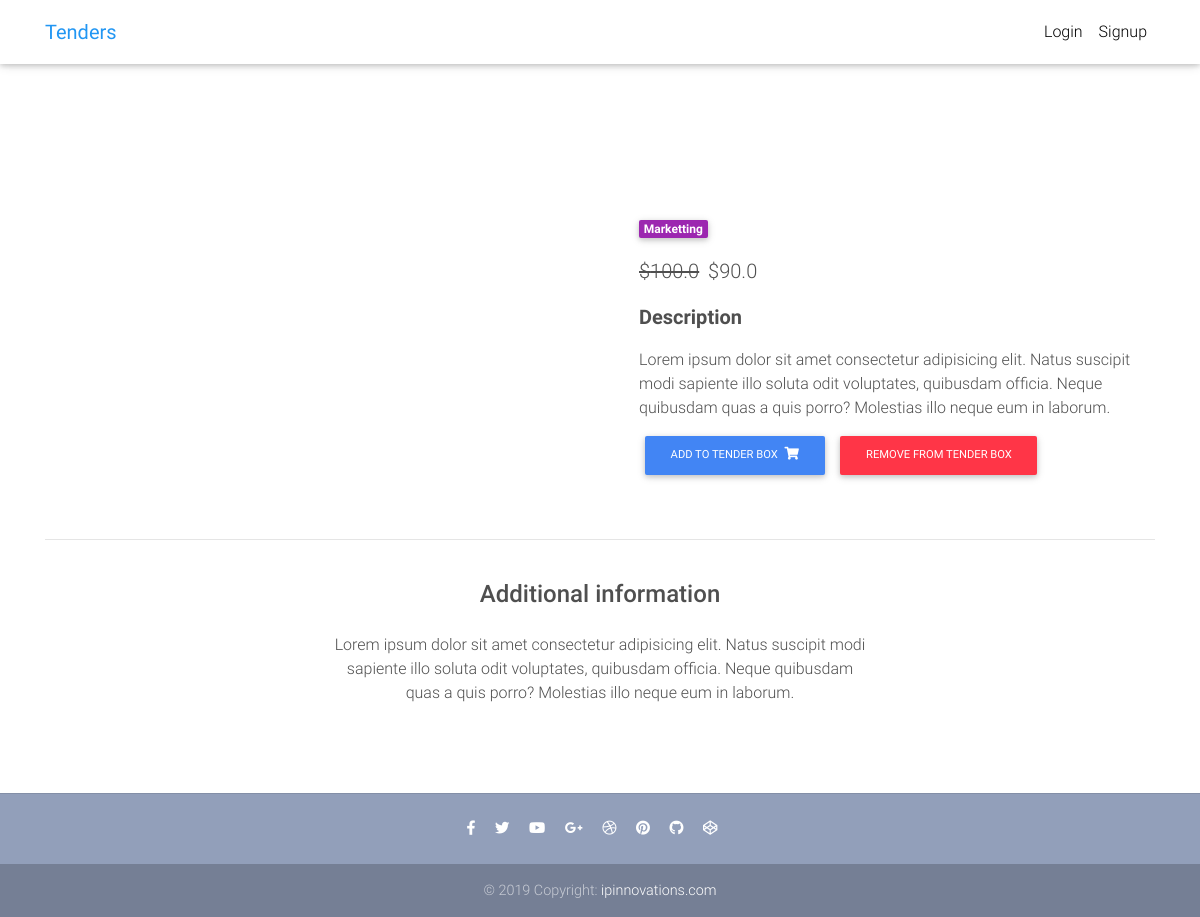
The page /product/tendertest/ on the database its author committed.
### core/models.py (models this page shows, shortened)
class Item(models.Model):
    title = models.CharField(max_length=100)
    price = models.FloatField()
    discount_price = models.FloatField(blank=True, null=True)
    category = models.CharField(choices=CATEGORY_CHOICES, max_length=2)
    label = models.CharField(choices=LABEL_CHOICES, max_length=1)
    slug = models.SlugField()
    description = models.TextField()
    image = models.ImageField()
    def get_add_to_cart_url(self):
        return reverse("core:add-to-cart", kwargs={
            'slug': self.slug
        })
    def get_remove_from_cart_url(self):
        return reverse("core:remove-from-cart", kwargs={
            'slug': self.slug
        })

### core/views.py (the view)
# urls.py: path('product/<slug>/', ItemDetailView.as_view(), name='product'),
class ItemDetailView(DetailView):
    model = Item
    template_name = "product.html"

### templates/product.html (shortened to what this page needs)
{% extends "base.html" %} {% block content %}
<main class="mt-5 pt-4">
  <div class="container dark-grey-text mt-5">
    <div class="row wow fadeIn">
      <div class="col-md-6 mb-4">
      </div>
      <div class="col-md-6 mb-4">
        <div class="p-4">
          <div class="mb-3">
            <a href="">
              <span class="badge purple mr-1"
                >{{ object.get_category_display }}</span
              >
            </a>
          </div>
          <p class="lead">
            {% if object.discount_price %}
            <span class="mr-1">
              <del>${{ object.price }}</del>
            </span>
            <span>${{ object.discount_price }}</span>
            {% else %}
            <span>${{ object.price }}</span>
            {% endif %}
          </p>
          <p class="lead font-weight-bold">Description</p>
          <p>{{ object.description }}</p>
          <a
            href="{{ object.get_add_to_cart_url }}"
            class="btn btn-primary btn-md my-0 p"
          >
            Add to tender box
            <i class="fas fa-shopping-cart ml-1"></i>
          </a>
          <a
            href="{{ object.get_remove_from_cart_url }}"
            class="btn btn-danger btn-md my-0 p"
          >
            Remove from Tender Box
          </a>
        </div>
      </div>
    </div>
    <hr />
    <div class="row d-flex justify-content-center wow fadeIn">
      <div class="col-md-6 text-center">
        <h4 class="my-4 h4">Additional information</h4>
        <p>
          Lorem ipsum dolor sit amet consectetur adipisicing elit. Natus
          suscipit modi sapiente illo soluta odit voluptates, quibusdam officia.
          Neque quibusdam quas a quis porro? Molestias illo neque eum in
          laborum.
        </p>
      </div>
    </div>
    <div class="row wow fadeIn">
      <div class="col-lg-4 col-md-12 mb-4">
      </div>
      <div class="col-lg-4 col-md-6 mb-4">
      </div>
      <div class="col-lg-4 col-md-6 mb-4">
      </div>
    </div>
  </div>
</main>
{% endblock content %}

### templates/base.html (shortened to what this page needs)
{% load static %}
<!DOCTYPE html>
<html lang="en">
<head>
  <link rel="stylesheet" href="https://use.fontawesome.com/releases/v5.8.1/css/all.css">
  <link href="{% static 'css/bootstrap.min.css' %}" rel="stylesheet">
  <link href="{% static 'css/mdb.min.css' %}" rel="stylesheet">
  <link href="{% static 'css/style.min.css' %}" rel="stylesheet">
</head>
{% include "navbar.html" %}
<body>
    <div class="mt-5 pt-4">
    </div>
    {% block content %}
    {% endblock content %}
    {% include "footer.html" %}
</body>
</html>

### templates/navbar.html (shortened to what this page needs)
{% load cart_template_tags %}
<nav
  class="navbar fixed-top navbar-expand-lg navbar-light white scrolling-navbar"
>
  <div class="container">
    <a class="navbar-brand waves-effect" href="/">
      <strong class="blue-text">Tenders</strong>
    </a>
    <div class="collapse navbar-collapse" id="navbarSupportedContent">
      <ul class="navbar-nav nav-flex-icons">
        {% if request.user.is_authenticated %}
        <li class="nav-item">
          <a
            href="{% url 'core:order-summary' %}"
            class="nav-link waves-effect"
          >
            <span class="badge red z-depth-1 mr-1">
              {{ request.user|cart_item_count }}
            </span>
            <i class="fas fa-shopping-cart"></i>
            <span class="clearfix d-none d-sm-inline-block">
              Tender Box
            </span>
          </a>
        </li>
        <li class="nav-item">
          <a class="nav-link waves-effect" href="{% url 'account_logout' %}">
            <span class="clearfix d-none d-sm-inline-block"> Logout </span>
          </a>
        </li>
        {% else %}
        <li class="nav-item">
          <a class="nav-link waves-effect" href="{% url 'account_login' %}">
            <span class="clearfix d-none d-sm-inline-block"> Login </span>
          </a>
        </li>
        <li class="nav-item">
          <a class="nav-link waves-effect" href="{% url 'account_signup' %}">
            <span class="clearfix d-none d-sm-inline-block"> Signup </span>
          </a>
        </li>
        {% endif %}
      </ul>
    </div>
  </div>
</nav>

### templates/footer.html
<footer class="page-footer text-center font-small mt-4 wow fadeIn">
    <hr class="my-4">
    <div class="pb-4">
      <a href="https://www.facebook.com/mdbootstrap" target="_blank">
        <i class="fab fa-facebook-f mr-3"></i>
      </a>
      <a href="https://twitter.com/MDBootstrap" target="_blank">
        <i class="fab fa-twitter mr-3"></i>
      </a>
      <a href="https://www.youtube.com/watch?v=7MUISDJ5ZZ4" target="_blank">
        <i class="fab fa-youtube mr-3"></i>
      </a>
      <a href="https://plus.google.com/u/0/b/107863090883699620484" target="_blank">
        <i class="fab fa-google-plus-g mr-3"></i>
      </a>
      <a href="https://dribbble.com/mdbootstrap" target="_blank">
        <i class="fab fa-dribbble mr-3"></i>
      </a>
      <a href="https://pinterest.com/mdbootstrap" target="_blank">
        <i class="fab fa-pinterest mr-3"></i>
      </a>
      <a href="https://github.com/mdbootstrap/bootstrap-material-design" target="_blank">
        <i class="fab fa-github mr-3"></i>
      </a>
      <a href="http://codepen.io/mdbootstrap/" target="_blank">
        <i class="fab fa-codepen mr-3"></i>
      </a>
    </div>
    <div class="footer-copyright py-3">
      © 2019 Copyright:
      <a href="https://mdbootstrap.com/education/bootstrap/" target="_blank"> ipinnovations.com </a>
    </div>
  </footer>

### templates/scripts.html (shortened to what this page needs)
{% load static %}

### templates/base.html (style rules this page uses)
html, body, header, .carousel { height: 60vh; }

### rows shown on the page
Item: category "Marketting", price "100.0", discount_price "90.0", description "Lorem ipsum dolor sit amet consectetur adipisicing elit. Natus suscipit modi sapiente illo soluta odit voluptates, quibusdam officia. Neque quibusdam quas a quis porro? Molestias illo neque eum in laborum."
